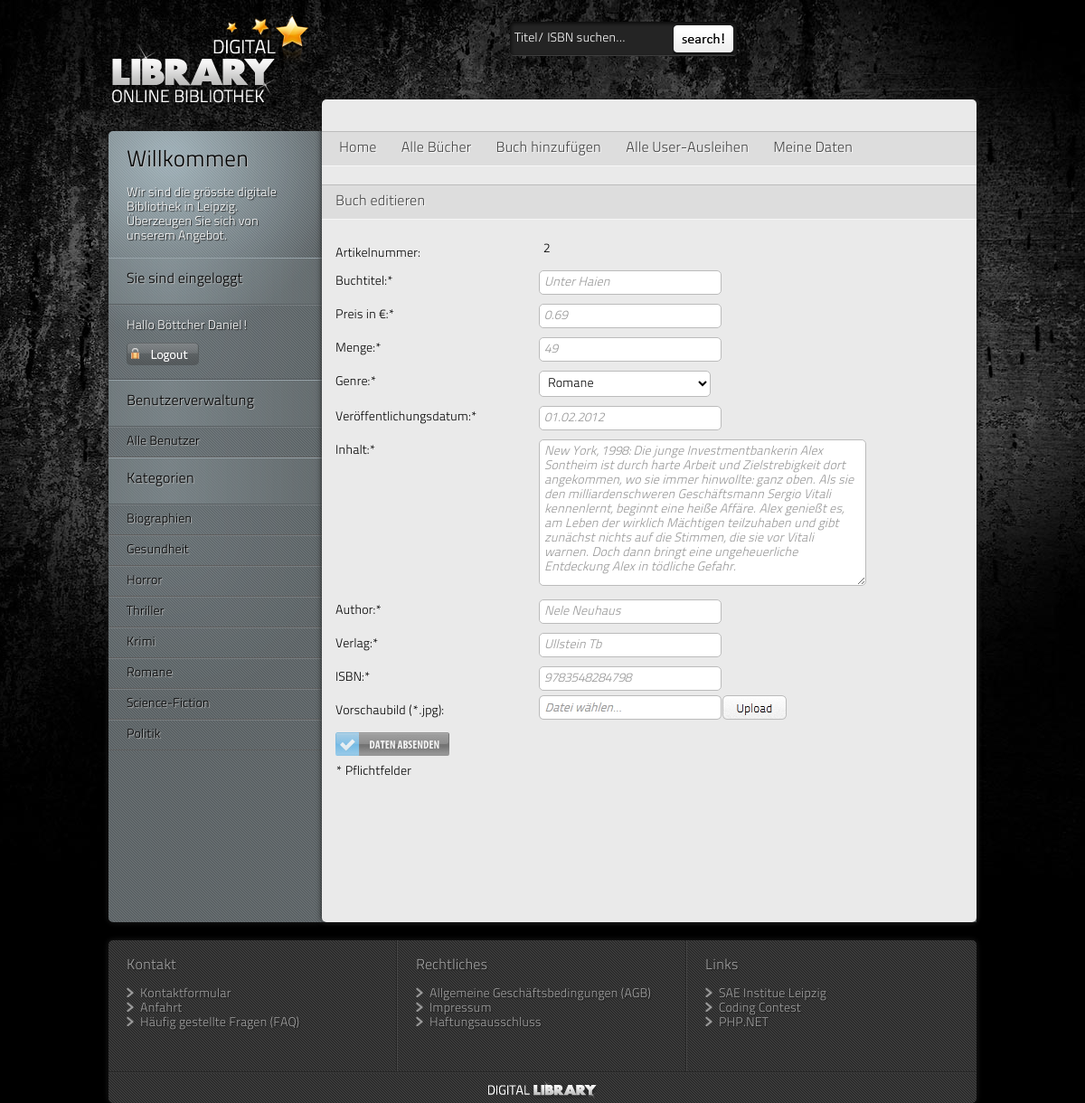
Screenshot of /index.php?page=editBook&articleId=2 (signed in) with the database file from the repository.
### tables this page shows
CREATE TABLE IF NOT EXISTS `dl_books` (
  `b_id` int(10) unsigned NOT NULL AUTO_INCREMENT,
  `b_articlenumber` int(4) NOT NULL,
  `b_name` varchar(300) NOT NULL,
  `b_price` decimal(6,2) unsigned NOT NULL,
  `b_quantity` int(10) NOT NULL,
  `b_genre` varchar(20) DEFAULT NULL,
  `b_totalrent` int(11) NOT NULL DEFAULT '0',
  `b_releasedate` date DEFAULT NULL,
  `b_content` text,
  `b_author` varchar(1000) NOT NULL,
  `b_publisher` varchar(16) NOT NULL,
  `b_isbn` varchar(13) NOT NULL,
  PRIMARY KEY (`b_id`),
  UNIQUE KEY `a_artikelnr` (`b_articlenumber`)
);

### inc/database/class_database.inc.php (called while the page is built)
<?php
class Database
  {
    private static $db;
	static public function getInstance() {
		if(!self::$db) {
			self::$db = new PDO(
				'mysql:host='.DB_HOST.';dbname='.DB_DATABASE.';port='.DB_PORT,
				DB_USER,
				DB_PASSWORD,
				array(
					PDO::ATTR_PERSISTENT => true,
					PDO::ATTR_ERRMODE => PDO::ERRMODE_WARNING,
					PDO::ATTR_DEFAULT_FETCH_MODE => PDO::FETCH_ASSOC
				)
			);
		self::$db->query('SET NAMES utf8');
		}
		return self::$db;
	}
}
?>

### inc/display/class_display_form.inc.php (the view, shortened to what this page needs)
<?php
class Display_Form
{
	private static $arrGenre = array('Biographien', 'Gesundheit', 'Horror', 'Thriller',	'Krimi', 'Romane', 'Science-Fiction', 'Politik');
	public static function loginFormLeft($userId) {
		if($userId == offline) {
			$contentWeb = '
			<div class="heading"><h2>Login Formular</h2></div>
			<div class="leftContent">
				<div id="loginform">
					<form  id="login" method="post" action="' . BASE_URL . '" accept-charset="utf-8" onsubmit="return showWait();">
						<fieldset>
							<label for="Username">Username:</label>
							<input type="text" id="Username" name="nickname" value="Username..." title=" Username eingeben " onfocus="activate(this,\'Username...\')" onblur="leave(this,\'Username...\')" class="vorbelegung"/>
							<label for="Password">Password:</label>
							<input type="password" name="password" id="Password" title=" Suchbegriff hier eingeben " class="vorbelegung"/>
							<input type= "submit" name="login" value=" " class="login" />
						</fieldset>
					</form>
				</div>
				<ul>
					<li><a class="login" href="' . BASE_URL . '?page=resetPassword">Passwort vergessen</a></li>
					<li><a class="login" href="' . BASE_URL . '?page=register">Neu anmelden</a></li>
				</ul>
			</div>
			';
		}
		else {
			$contentWeb = '
			<div class="heading"><h2>Sie sind eingeloggt</h2></div>
			<div class="leftContent">
				<div id="loginform">
					<p>Hallo ' . $_SESSION['firstname'] . ' ' . $_SESSION['name'] . '!</p>
					<div class="logout"><a href="' . BASE_URL . '?page=start&amp;action=logout"><img src="images/logout_btn.png" alt="logout" /></a></div>
				</div>
			</div>
			';
		}
		return $contentWeb;
	}
	public static function changeDataBookDisplay($articleId) {
		try{
			$sql = "SELECT b_articlenumber, b_name, b_price, b_quantity, b_genre, b_releasedate, b_content, b_author , b_publisher, b_isbn
					FROM dl_books
					WHERE b_articlenumber = :articleId";
			$result = Database::getInstance()->prepare($sql);
			$result->bindParam(':articleId', $articleId, PDO::PARAM_INT);
			$result->execute();
			$tmp = $result->fetchAll(PDO::FETCH_ASSOC);
			foreach ($tmp as $row) {
				$book_name = $row['b_name'];
				$book_price = $row['b_price'];
				$book_quantity = $row['b_quantity'];
				$book_releasedate = $row['b_releasedate'];
				$book_releasedate = functions::date_mysql2german($book_releasedate);
				$book_content = $row['b_content'];
				$book_author = $row['b_author'];
				$book_publisher = $row['b_publisher'];
				$book_genre = $row['b_genre'];
				$book_isbn = $row['b_isbn'];
			}
		}
		catch (PDOException $e) {
			echo $e->getMessage();
		}
		$contentWeb = '
		<form id="form" method="post" action="' . BASE_URL . '?page=editBook&amp;action=editBook&amp;articleId=' . $articleId . '" accept-charset="utf-8" enctype="multipart/form-data" onsubmit="return showWait();">
			<fieldset>
				<label class="left">
					Artikelnummer:
				</label>
				<div class="right">
					<p>' . $articleId . '</p>
				</div>
				<div class="clear"></div>
					<input type="hidden" name="book_articlenumber" value="' . $articleId . '" />
				<label for="book_name" class="left">
					Buchtitel:*
				</label>
				<div class="right">
					<input type="text" id="book_name" name="book_name" value="' . $book_name . '" onblur="leave(this,\'Buchtitel...\')" class="vorbelegung"/>
				</div>
				<div class="clear"></div>
				<label for="book_price" class="left">
					Preis in €:*
				</label>
				<div class="right">
					<input id="book_price" name="book_price" type="text" value="' . $book_price . '" onblur="leave(this,\'Preis in €...\')" class="vorbelegung"/>
				</div>
				<div class="clear"></div>
				<label for="book_quantity" class="left">
					Menge:*
				</label>
				<div class="right">
					<input id="book_quantity" name="book_quantity" type="text" value="' . $book_quantity . '" onblur="leave(this,\'Menge...\')" class="vorbelegung"/>
				</div>
				<div class="clear"></div>
				<label for="book_genre" class="left">
					Genre:*
				</label>
				<div class="right">
					<select size="1" id="book_genre" name="book_genre">';
						foreach(self::$arrGenre as $k){
							$contentWeb.= '<option value="' . $k . ' "';
							if($book_genre == $k){
								$contentWeb.= ' selected="selected"';
							}
							$contentWeb.= '>' . $k . '</option>';
						}
						$contentWeb.= '
					</select>
				</div>
				<div class="clear"></div>
				<label for="book_releasedate" class="left">
					Veröffentlichungsdatum:*
				</label>
				<div class="right">
					<input id="book_releasedate" name="book_releasedate" type="text" value="' . $book_releasedate . '" onblur="leave(this,\'Veröfftl.datum... dd.mm.YYYY\')" class="vorbelegung"/>
				</div>
				<div class="clear"></div>
				<label for="book_content" class="left">
					Inhalt:*
				</label>
				<div class="right">
					<textarea id="book_content" name="book_content" cols="5" rows="3" onblur="leave(this,\'Inhalt...\')" class="vorbelegung">' . $book_content  . '</textarea>
				</div>
				<div class="clear"></div>
				<label for="book_author" class="left">
					Author:*
				</label>
				<div class="right">
					<input id="book_author" name="book_author" type="text" value="' . $book_author . '" onblur="leave(this,\'Author...\')" class="vorbelegung"/>
				</div>
				<label for="book_publisher" class="left">
					Verlag:*
				</label>
				<div class="right">
					<input id="book_publisher" name="book_publisher" type="text" value="' . $book_publisher. '" onfocus="activate(this,\'Verlag...\')" onblur="leave(this,\'Verlag...\')" class="vorbelegung"/>
				</div>
				<div class="clear"></div>
				<label for="book_isbn" class="left">
					ISBN:*
				</label>
				<div class="right">
					<input id="book_isbn" name="book_isbn" type="text" value="' . $book_isbn . '" onfocus="activate(this,\'ISBN 13...\')" onblur="leave(this,\'ISBN 13...\')" class="vorbelegung"/>
				</div>
				<div class="clear"></div>
				<label for="upload" class="left">
					Vorschaubild (*.jpg):
				</label>
				<div class="file_input_div">
					<img src="images/upload.png" alt="upload_pic" />
					<input type="file" id="upload" name="upload" class="file_input_hidden" />
				</div>
				<div class="clear"></div>
				<input name="editBook" type="submit" class="register" value=" "/>
			</fieldset>
		</form>
		<p>* Pflichtfelder</p>';
		return $contentWeb;
	}
}
?>

### css/style.css (style rules this page uses)
* { margin: 0; padding: 0; border: 0; font-family: Titillium, Arial, sans-serif; font-size: 14px; outline: none; text-decoration: none; font-weight: lighter; }
a { color: #444444; text-shadow: 1px 1px 1px #ffffff; }
h2 { font-size: 16px; text-shadow: 1px 1px 1px #ffffff; padding: 5px; color: #444444; }
body { background: #000000 url(../images/site_bg.jpg) top center no-repeat; }
.left { float: left; }
.right { float: right; }
#mainColumn .vorbelegung { font-style: italic; color: #989898; }
#header p, a { color: #fff; text-shadow: 1px 1px 1px #1f1f1f; }
#leftColumn2 p, #leftColumn2 a, #leftColumn2 label { color: #fff; text-shadow: 1px 1px 1px #1f1f1f; }
#leftColumn h1, #leftColumn h2 { color: #000; text-shadow: 1px 1px 1px #bcbbbb; }
#leftColumn .heading { height: 40px; background: url(../images/leftColumnHeading.png) repeat-y; border-top: 1px solid #97a3a9; border-bottom: 1px solid #5a6164; padding-left: 15px; padding-top: 10px; margin: 0 -20px; }
#leftColumn .leftContent { background: url(../images/leftColumnGradient2.png) no-repeat top left; border-bottom: 1px solid #515659; border-top: 1px solid #777d80; margin: 0 -20px; padding: 15px 20px; }
#loginform { width: 196px; }
#loginform .logout { width: 80px; height: 25px; margin-top: 10px; border-radius: 5px; }
#mainColumn p, #mainColumn label { color: #000; text-shadow: none; font-size: 14px; padding: 5px; }
#footer a, p { color: #a1a1a1; font-size: 14px; text-shadow: 1px 1px 1px #1f1f1f; }
#form { width: 600px; }
#form input, select, #form textarea { background: #fff; border: 1px solid #bbbbbb; width: 190px; margin: 5px 0 5px 0; padding: 5px; border-radius: 5px; }
#form input { height: 15px; }
#form textarea { font-size: 14px; height: 150px; width: 350px; }
#form .register { background: #fff url(../images/btn_send_data.png) no-repeat; width: 126px; height: 26px; padding: 0; margin-top: 10px; margin-left: 5px; border: none; border-radius: 0; cursor: pointer; opacity: 0.5; }
#form .left { width: 220px; float: left; margin-top: 5px; }
#form .right { width: 250px; float: left; }
#form .file_input_div { position: relative; width: 274px; height: 27px; overflow: hidden; float: left; }

### rows the page displays
dl_books: book_name "Unter Haien", book_price "0.69", book_quantity "49", book_releasedate "01.02.2012", book_content "New York, 1998: Die junge Investmentbankerin Alex Sontheim ist durch harte Arbeit und Zielstrebigkeit dort angekommen, wo sie immer hinwollte: ganz oben. Als sie den milliardenschweren Geschäftsmann Sergio Vitali kennenlernt, beginnt eine heiße Affäre. Alex genießt es, am Leben der wirklich Mächtigen teilzuhaben und gibt zunächst nichts auf die Stimmen, die sie vor Vitali warnen. Doch dann bringt eine ungeheuerliche Entdeckung Alex in tödliche Gefahr.", book_author "Nele Neuhaus", book_publisher "Ullstein Tb", book_isbn "9783548284798"

### other values shown
$_SESSION['firstname'] "Böttcher"
$_SESSION['name'] "Daniel"
$v "Alle Benutzer"
$v "Biographien"
$v "Gesundheit"
$v "Horror"
$v "Thriller"
$v "Krimi"
$v "Romane"
$v "Science-Fiction"
$v "Politik"
$v "Home"
$v "Alle Bücher"
$v "Buch hinzufügen"
$v "Alle User-Ausleihen"
